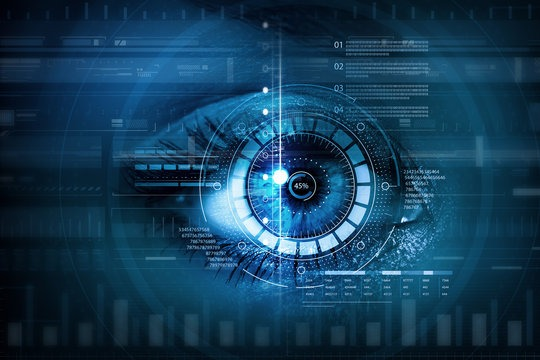
#> input picture images/IMage.jpg, 540 x 360 px, found by its file name
$ python image_processing.py
#> lines starting #> are read from the running program, lines starting #| are printed output that depends on the picture
import cv2
import numpy as np
import matplotlib.pyplot as plt

# Load the image
image = cv2.imread('images/Image.jpg')  # Replace with your actual image file
#> image is the input picture: shape (360, 540, 3); mean B, G, R 87.1, 60.3, 19.6
image_rgb = cv2.cvtColor(image, cv2.COLOR_BGR2RGB)  # Convert to RGB format

# Display the image
plt.imshow(image_rgb)
plt.title("Original Image")
plt.axis("off")
plt.show()


# Define rotation parameters
(h, w) = image.shape[:2]  # Get image height and width
#> h = 360; w = 540
center = (w // 2, h // 2)  # Find the center of the image
#> center = (270, 180)
angle = 45  # Rotate by 45 degrees
scale = 1.0  # Keep the scale the same

# Create the rotation matrix
rotation_matrix = cv2.getRotationMatrix2D(center, angle, scale)

# Apply the rotation
rotated_image = cv2.warpAffine(image, rotation_matrix, (w, h))
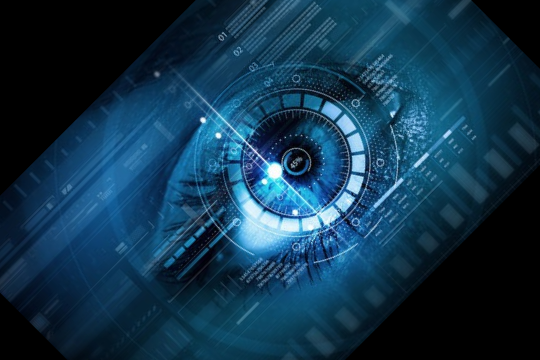
#> rotated_image: shape (360, 540, 3); mean B, G, R 75.8, 52.6, 17.6

# Display the rotated image
plt.imshow(cv2.cvtColor(rotated_image, cv2.COLOR_BGR2RGB))
plt.title("Rotated Image (45°)")
plt.axis("off")
plt.show()


# Scale the image by 1.5x
scaled_image = cv2.resize(image, None, fx=1.5, fy=1.5, interpolation=cv2.INTER_LINEAR)

# Display the scaled image
plt.imshow(cv2.cvtColor(scaled_image, cv2.COLOR_BGR2RGB))
plt.title("Scaled Image (1.5x)")
plt.axis("off")
plt.show()


# Define focal length variations
focal_lengths = [50, 100, 200]

# Display different focal lengths
plt.figure(figsize=(12, 4))
for i, f in enumerate(focal_lengths):
    f_matrix = np.array([[f, 0, w//2], [0, f, h//2], [0, 0, 1]], dtype=np.float32)  # Camera intrinsic matrix
    warped_image = cv2.warpPerspective(image, f_matrix, (w, h))

    plt.subplot(1, 3, i+1)
    plt.imshow(cv2.cvtColor(warped_image, cv2.COLOR_BGR2RGB))
    plt.title(f"Focal Length: {f}")
    plt.axis("off")
#> this loop made 3 passes
#> pass 1, `warped_image = cv2.warpPerspective(image, f_matrix, (w, h))`:
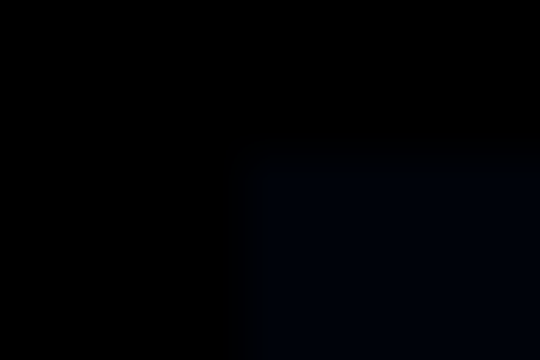
#> warped_image: shape (360, 540, 3); mean B, G, R 3.1, 0.93, 0

plt.show()
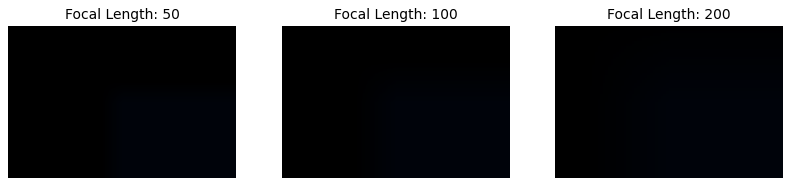
#> figure drawn by matplotlib, 3 panels
